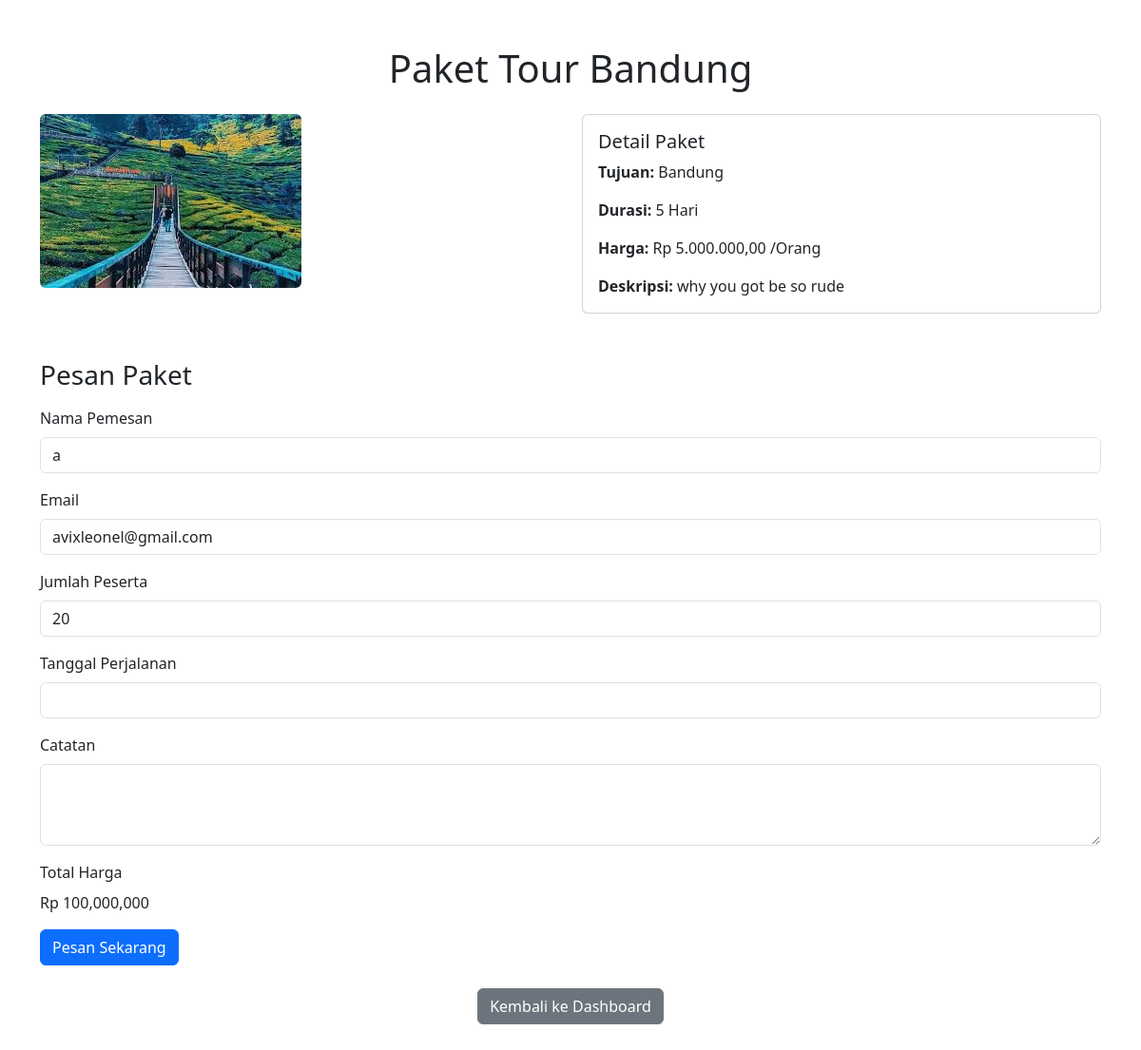
The page /user/detail.php?id_paket=71 (signed in) on the database its author committed.
### tables this page shows
CREATE TABLE `paket` (
  `id_paket` int(11) NOT NULL,
  `nama_paket` varchar(100) NOT NULL,
  `tujuan` varchar(150) NOT NULL,
  `durasi_hari` varchar(11) NOT NULL,
  `harga` varchar(45) NOT NULL,
  `status_paket` enum('Aktif','Nonaktif') NOT NULL,
  `deskripsi` text NOT NULL,
  `foto` varchar(250) DEFAULT NULL
);

CREATE TABLE `users` (
  `user_id` int(11) NOT NULL,
  `name` varchar(100) NOT NULL,
  `email` varchar(100) NOT NULL,
  `no_hp` varchar(15) DEFAULT NULL,
  `password` varchar(255) NOT NULL,
  `role` enum('user','admin') DEFAULT 'user',
  `reset_token` varchar(255) DEFAULT NULL
);

### user/detail.php (the view, shortened to what this page needs)
<?php
include '../backend/koneksi.php';
$is_logged_in = isset($_SESSION['user_id']) && !empty($_SESSION['user_id']);
if ($is_logged_in) {
    $user_id = $_SESSION['user_id'];
    $user_sql = "SELECT name, email FROM users WHERE user_id = ?";
    $user_stmt = $conn->prepare($user_sql);
    $user_stmt->bind_param("i", $user_id);
    $user_stmt->execute();
    $user = $user_stmt->get_result()->fetch_assoc();
}
if (isset($_GET['id_paket']) && is_numeric($_GET['id_paket'])) {
    $id_paket = intval($_GET['id_paket']);
} else {
    die("Paket tidak ditemukan.");
}
$sql = "SELECT * FROM paket WHERE id_paket = ?";
$stmt = $conn->prepare($sql);
$stmt->bind_param("i", $id_paket);
$stmt->execute();
$result = $stmt->get_result();
if ($result->num_rows > 0) {
    $paket = $result->fetch_assoc();
} else {
    die("Paket tidak ditemukan.");
}
?>
<!DOCTYPE html>
<html lang="en">
<head>
    <link href="https://cdn.jsdelivr.net/npm/bootstrap@5.3.3/dist/css/bootstrap.min.css" rel="stylesheet">
    <link rel="stylesheet" href="https://cdn.jsdelivr.net/npm/flatpickr/dist/flatpickr.min.css">
</head>
<body>
    <div class="container my-5">
        <h1 class="text-center mb-4"><?= htmlspecialchars($paket['nama_paket']) ?></h1>
        <div class="row">
            <div class="col-md-6">
                <?php if (!empty($paket['foto'])): ?>
                    <img src="../uploads/<?= htmlspecialchars($paket['foto']) ?>" class="img-fluid rounded" alt="Foto Paket">
                <?php else: ?>
                    <img src="../uploads/default.jpg" class="img-fluid rounded" alt="Foto Default">
                <?php endif; ?>
            </div>
            <div class="col-md-6">
                <div class="card">
                    <div class="card-body">
                        <h5 class="card-title">Detail Paket</h5>
                        <p class="card-text"><strong>Tujuan:</strong> <?= htmlspecialchars($paket['tujuan']) ?></p>
                        <p class="card-text"><strong>Durasi:</strong> <?= htmlspecialchars($paket['durasi_hari']) ?> Hari</p>
                        <p class="card-text"><strong>Harga:</strong> Rp <?= number_format($paket['harga'], 2, ',', '.') ?> /Orang</p>
                        <p class="card-text"><strong>Deskripsi:</strong> <?= nl2br(htmlspecialchars($paket['deskripsi'])) ?></p>
                    </div>
                </div>
            </div>
        </div>
        <div class="mt-5">
            <h3>Pesan Paket</h3>
            <?php if ($is_logged_in): ?>
                <form action="proses_pesan.php" method="POST" class="mt-3" id="pesanForm">
                    <div class="mb-3">
                        <label for="nama_pemesan" class="form-label">Nama Pemesan</label>
                        <input type="text" class="form-control" id="nama_pemesan" name="nama_pemesan" value="<?= htmlspecialchars($user['name']) ?>" readonly>
                    </div>
                    <div class="mb-3">
                        <label for="email" class="form-label">Email</label>
                        <input type="email" class="form-control" id="email" name="email" value="<?= htmlspecialchars($user['email']) ?>" readonly>
                    </div>
                    <div class="mb-3">
                        <label for="jumlah_peserta" class="form-label">Jumlah Peserta</label>
                        <input type="number" class="form-control" id="jumlah_peserta" name="jumlah_peserta" min="20" value="20" required>
                    </div>
                    <div class="mb-3">
                        <label for="tanggal_perjalanan" class="form-label">Tanggal Perjalanan</label>
                        <input type="text" class="form-control" id="tanggal_perjalanan" name="tanggal_perjalanan" required>
                    </div>
                    <div class="mb-3">
                        <label for="catatan" class="form-label">Catatan</label>
                        <textarea class="form-control" id="catatan" name="catatan" rows="3"></textarea>
                    </div>
                    <div class="mb-3">
                        <label for="total_harga" class="form-label">Total Harga</label>
                        <p id="total_harga">Rp <?= number_format($paket['harga'], 2, ',', '.') ?></p>
                    </div>
                    <button type="submit" class="btn btn-primary">Pesan Sekarang</button>
                </form>
            <?php else: ?>
                <div class="alert alert-warning" role="alert">
                    Anda harus <a href="../login.html" class="alert-link">login</a> untuk memesan paket ini.
                </div>
            <?php endif; ?>
        </div>
        <div class="mt-4 text-center">
            <a href="dashboard.php" class="btn btn-secondary">Kembali ke Dashboard</a>
        </div>
    </div>
</body>
</html>

### rows shown on the page
paket: nama_paket "Paket Tour Bandung", foto (picture), tujuan "Bandung", durasi_hari "5", harga "5.000.000,00", deskripsi "why you got be so rude"
users: nama_pemesan "a", email "avixleonel@gmail.com"
